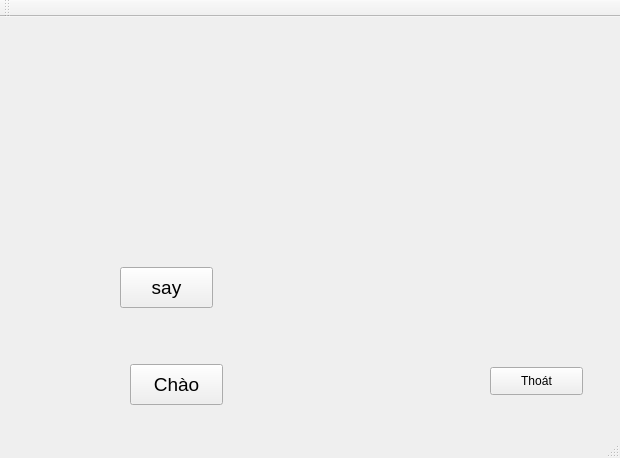
<?xml version="1.0" encoding="UTF-8"?>
<ui version="4.0">
 <class>MainWindow</class>
 <widget class="QMainWindow" name="MainWindow">
  <property name="geometry">
   <rect>
    <x>0</x>
    <y>0</y>
    <width>620</width>
    <height>458</height>
   </rect>
  </property>
  <property name="windowTitle">
   <string>MainWindow</string>
  </property>
  <widget class="QWidget" name="centralWidget">
   <widget class="QPushButton" name="pushButton">
    <property name="geometry">
     <rect>
      <x>130</x>
      <y>347</y>
      <width>93</width>
      <height>41</height>
     </rect>
    </property>
    <property name="font">
     <font>
      <pointsize>14</pointsize>
     </font>
    </property>
    <property name="text">
     <string>Chào</string>
    </property>
   </widget>
   <widget class="QPushButton" name="pushButton_2">
    <property name="geometry">
     <rect>
      <x>490</x>
      <y>350</y>
      <width>93</width>
      <height>28</height>
     </rect>
    </property>
    <property name="text">
     <string>Thoát</string>
    </property>
   </widget>
   <widget class="QPushButton" name="pushButton_3">
    <property name="geometry">
     <rect>
      <x>120</x>
      <y>250</y>
      <width>93</width>
      <height>41</height>
     </rect>
    </property>
    <property name="font">
     <font>
      <pointsize>14</pointsize>
     </font>
    </property>
    <property name="text">
     <string>say</string>
    </property>
   </widget>
   <widget class="QLabel" name="label">
    <property name="geometry">
     <rect>
      <x>280</x>
      <y>260</y>
      <width>161</width>
      <height>31</height>
     </rect>
    </property>
    <property name="font">
     <font>
      <pointsize>14</pointsize>
     </font>
    </property>
    <property name="frameShape">
     <enum>QFrame::NoFrame</enum>
    </property>
    <property name="text">
     <string/>
    </property>
   </widget>
   <widget class="QLabel" name="label_2">
    <property name="geometry">
     <rect>
      <x>280</x>
      <y>340</y>
      <width>191</width>
      <height>31</height>
     </rect>
    </property>
    <property name="font">
     <font>
      <pointsize>14</pointsize>
     </font>
    </property>
    <property name="text">
     <string/>
    </property>
   </widget>
  </widget>
  <widget class="QMenuBar" name="menuBar">
   <property name="geometry">
    <rect>
     <x>0</x>
     <y>0</y>
     <width>620</width>
     <height>26</height>
    </rect>
   </property>
  </widget>
  <widget class="QToolBar" name="mainToolBar">
   <attribute name="toolBarArea">
    <enum>TopToolBarArea</enum>
   </attribute>
   <attribute name="toolBarBreak">
    <bool>false</bool>
   </attribute>
  </widget>
  <widget class="QStatusBar" name="statusBar"/>
 </widget>
 <layoutdefault spacing="6" margin="11"/>
 <resources/>
 <connections/>
</ui>
